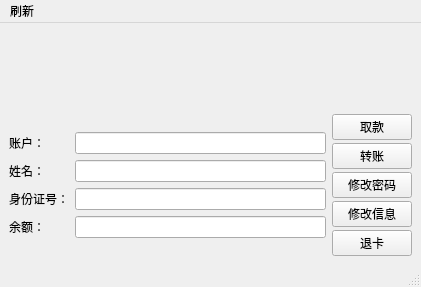
<?xml version="1.0" encoding="UTF-8"?>
<ui version="4.0">
 <class>AccountPanel</class>
 <widget class="QMainWindow" name="AccountPanel">
  <property name="geometry">
   <rect>
    <x>0</x>
    <y>0</y>
    <width>421</width>
    <height>287</height>
   </rect>
  </property>
  <property name="windowTitle">
   <string>MainWindow</string>
  </property>
  <widget class="QWidget" name="centralwidget">
   <layout class="QGridLayout" name="gridLayout">
    <item row="1" column="0">
     <layout class="QFormLayout" name="formLayout">
      <property name="sizeConstraint">
       <enum>QLayout::SizeConstraint::SetDefaultConstraint</enum>
      </property>
      <property name="formAlignment">
       <set>Qt::AlignmentFlag::AlignCenter</set>
      </property>
      <item row="0" column="0">
       <widget class="QLabel" name="label_2">
        <property name="text">
         <string>账户：</string>
        </property>
       </widget>
      </item>
      <item row="2" column="0">
       <widget class="QLabel" name="label_3">
        <property name="text">
         <string>身份证号：</string>
        </property>
       </widget>
      </item>
      <item row="0" column="1">
       <widget class="QLineEdit" name="account">
        <property name="enabled">
         <bool>true</bool>
        </property>
        <property name="sizePolicy">
         <sizepolicy hsizetype="Expanding" vsizetype="Fixed">
          <horstretch>0</horstretch>
          <verstretch>0</verstretch>
         </sizepolicy>
        </property>
        <property name="minimumSize">
         <size>
          <width>200</width>
          <height>0</height>
         </size>
        </property>
        <property name="maximumSize">
         <size>
          <width>16777215</width>
          <height>16777215</height>
         </size>
        </property>
        <property name="readOnly">
         <bool>true</bool>
        </property>
       </widget>
      </item>
      <item row="2" column="1">
       <widget class="QLineEdit" name="id">
        <property name="enabled">
         <bool>true</bool>
        </property>
        <property name="sizePolicy">
         <sizepolicy hsizetype="Expanding" vsizetype="Fixed">
          <horstretch>0</horstretch>
          <verstretch>0</verstretch>
         </sizepolicy>
        </property>
        <property name="minimumSize">
         <size>
          <width>200</width>
          <height>0</height>
         </size>
        </property>
        <property name="readOnly">
         <bool>true</bool>
        </property>
       </widget>
      </item>
      <item row="3" column="0">
       <widget class="QLabel" name="label_4">
        <property name="text">
         <string>余额：</string>
        </property>
       </widget>
      </item>
      <item row="3" column="1">
       <widget class="QLineEdit" name="balance">
        <property name="enabled">
         <bool>true</bool>
        </property>
        <property name="minimumSize">
         <size>
          <width>200</width>
          <height>0</height>
         </size>
        </property>
        <property name="readOnly">
         <bool>true</bool>
        </property>
       </widget>
      </item>
      <item row="1" column="0">
       <widget class="QLabel" name="label_5">
        <property name="text">
         <string>姓名：</string>
        </property>
       </widget>
      </item>
      <item row="1" column="1">
       <widget class="QLineEdit" name="name">
        <property name="enabled">
         <bool>true</bool>
        </property>
        <property name="minimumSize">
         <size>
          <width>200</width>
          <height>0</height>
         </size>
        </property>
        <property name="maximumSize">
         <size>
          <width>16777215</width>
          <height>16777215</height>
         </size>
        </property>
        <property name="readOnly">
         <bool>true</bool>
        </property>
       </widget>
      </item>
     </layout>
    </item>
    <item row="1" column="1">
     <layout class="QVBoxLayout" name="verticalLayout">
      <property name="spacing">
       <number>3</number>
      </property>
      <item>
       <widget class="QPushButton" name="withdrawBalance">
        <property name="text">
         <string>取款</string>
        </property>
       </widget>
      </item>
      <item>
       <widget class="QPushButton" name="transferBalance">
        <property name="text">
         <string>转账</string>
        </property>
       </widget>
      </item>
      <item>
       <widget class="QPushButton" name="setPassword">
        <property name="text">
         <string>修改密码</string>
        </property>
       </widget>
      </item>
      <item>
       <widget class="QPushButton" name="modifyInfo">
        <property name="text">
         <string>修改信息</string>
        </property>
       </widget>
      </item>
      <item>
       <widget class="QPushButton" name="exit">
        <property name="text">
         <string>退卡</string>
        </property>
       </widget>
      </item>
     </layout>
    </item>
    <item row="0" column="0" colspan="2">
     <widget class="QLabel" name="welcome">
      <property name="font">
       <font>
        <family>Kaiti SC</family>
        <pointsize>20</pointsize>
        <bold>true</bold>
       </font>
      </property>
      <property name="text">
       <string/>
      </property>
      <property name="alignment">
       <set>Qt::AlignmentFlag::AlignCenter</set>
      </property>
     </widget>
    </item>
   </layout>
  </widget>
  <widget class="QMenuBar" name="menubar">
   <property name="geometry">
    <rect>
     <x>0</x>
     <y>0</y>
     <width>421</width>
     <height>33</height>
    </rect>
   </property>
   <widget class="QMenu" name="refresh">
    <property name="title">
     <string>刷新</string>
    </property>
   </widget>
   <addaction name="refresh"/>
  </widget>
  <widget class="QStatusBar" name="statusbar"/>
  <action name="action1">
   <property name="text">
    <string>1</string>
   </property>
  </action>
 </widget>
 <resources/>
 <connections/>
</ui>
